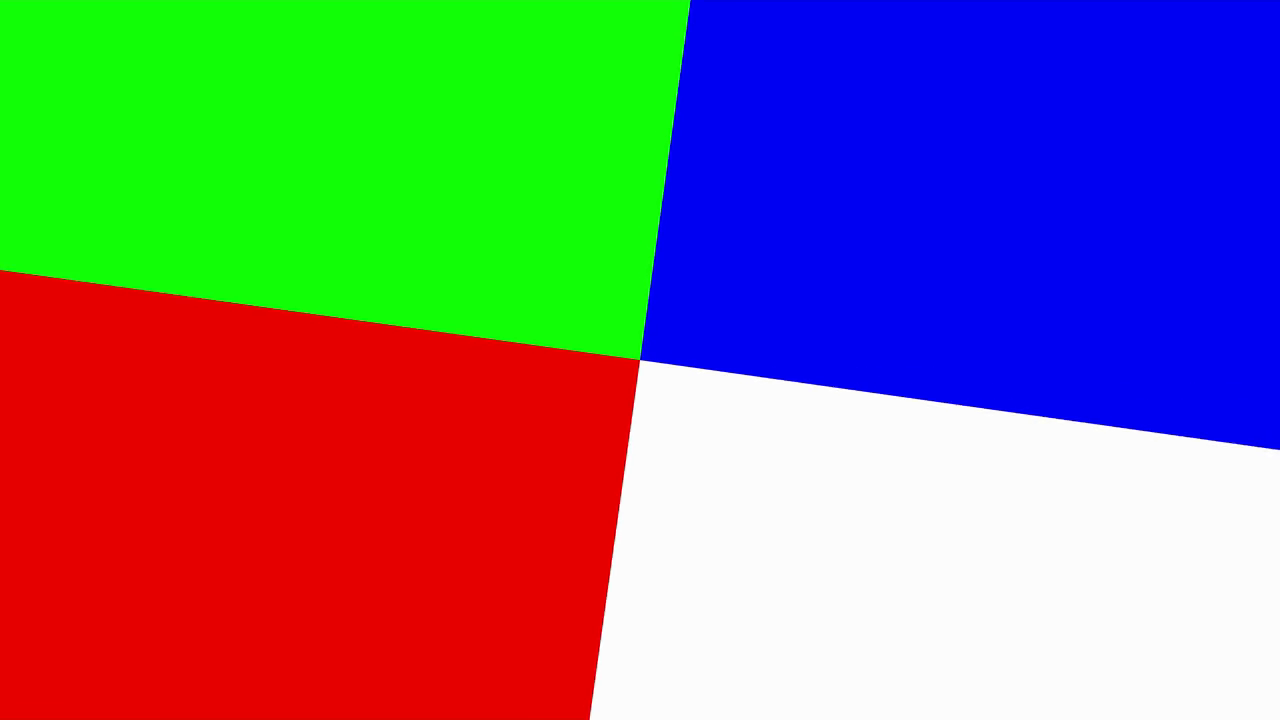
#> input picture frame 9 of Seminar1/videorec.mp4, 1280 x 720 px
$ jupyter execute VC_Seminar_01a_.ipynb
#> lines starting #> are read from the running program, lines starting #| are printed output that depends on the picture
# <span style="color:navy"> Seminar 01 </span>: <span style="color:green"> <b>Audio Coding</b> </span>
### Prepared by <b> Dr. Imran </b>

## <span style="color:navy"> <b>TASK:</b> Conversion of a Video to either R, G, or B </span>

### Introduction to the TASK
In this assignment, you will learn:
- How to convert an **RGB** video into purley **R**, **G** or **B** colors
- How to get single color data from a 3D array of a frame of the given RGB Video.

### Description of TASK
The task in this assignment is to use the given Video file named `videorec.mp4`, in the same directory as this jupyter notebook assignment file resides as your input Video File and convert this INPUT Video into *RED*, *GREEN* or *BLUE* **only**. The video file is a true RGB Video.
<span style="color:navy"> Note: The file is automatically selected, you don not need to define it as input while working in the script </span>

To start with the conversion of RGB video, update the given function (<span style="color:navy"> **def** </span> <span style="color:green"> **conversion():** </span>) to set or leave only one component such as *RED* or *GREEN* or *BLUE* (Reference to Lecture 2), while the others components should set to zero. (For example if you like to convert the input video to *RED*, select *GREEN=0* and *BLUE=0*)

<span style="color:navy"> **Notes:** The assignment is randomly assigned according to the Matriculation (Mtr.) Number, therefore, insert your Mtr. Number into first cell and run this cell. Once you insert your Mrt. Number and execute the next cell, you will see in the printout which color you are asked to produce.</span>

### Exapected
- In the Task, it is expected from students to complete the missing parts into the function, which is given in cell 3 with the name: <span style="color:navy"> **def** </span> <span style="color:green"> **conversion():** </span>. The function should write a video file with the name `output.mp4`.
<span style="color:navy"> Note: The `output.mp4` file will be automatically saved, you don not need to define it as output while working in the script </span>
- To complete the function (<span style="color:navy"> **def** </span> <span style="color:green"> **conversion():** </span>) given in cell-3, write your code below the commented line
<span style="color:#239090">=BEGIN-SOLUTION=</span>
and stop writting before the commented line
<span style="color:#239090">=END-SOLUTION= </span>
- <span style="color:red">Donot write your code before and after the mentioned lines and also DONOT delete these commented lines, otherwise you will fail the test. </span>
- <span style="color:navy"> Note: Keep in mind that `OpenCV` package in python uses the order of color as "**BGR**", hence becarefull while using the converntions.</span>

## <span style="color:green">Watch Given Input Video</span>
### <span style="color:navy">Run the cell below to watch Original Viedo.</span>

[cell 1]
from IPython.display import Video
Video("videorec.mp4", height=400, embed=True)

# <span style="color:navy"> START Your Solution </span>
### <span style="color:navy"> Step I: Enter your Student ID (Matrikel Number)
<span style="color:blue"> *NOTE: If you enter the wrong Matrikel Number you will fail the test.* </span>

[cell 2]
student_id = "65624"

# YOUR CODE HERE
#raise NotImplementedError()

<span style="color:blue"> *Run the Cell Below to See YOUR Attendence* </span>

[cell 3]
# Run the Cell

### <span style="color:navy"> Step II: Execute the Cell Below </span>
Now **RUN** the cell below in order to get which *Componente:* e.g. *RED* or *GREEN* or *BLUE* is asked to leave as it is. Which means the others remaining compnents must be set to zero.

[cell 4]
import numpy as np
import scipy.signal as sp
import cv2

print("Your Student ID:  ",    student_id)
seed=0
for c in student_id:
    seed+=ord(c)
np.random.seed(seed)
r=np.random.rand()
if r<1.0/3:
    color='R'
elif(r<2.0/3):
    color='G'
else:
    color='B'
print("You are expected to convert the video to the color:   ", color)

### <span style="color:navy"> Step III: Complete the Function </span>
After you get the color name from above as **R**, **G** or **B**, write your script in the cell below under the function named as <span style="color:navy"> **def** </span> <span style="color:green"> **conversion():** </span>, according to the instructions

<span style="color:red"> NOTE: Remove the ```raise NotImplementedError``` line otherwise you will fail the test. </span>

[cell 5]
def conversion():
    cap = cv2.VideoCapture('videorec.mp4')
    width  = int(cap.get(cv2.CAP_PROP_FRAME_WIDTH))   # float `width`
    height = int(cap.get(cv2.CAP_PROP_FRAME_HEIGHT))
    print("width=", width, "height=", height)
    fourcc = cv2.VideoWriter_fourcc(*'mp4v')
    #fps = int(cap.get(cv2.CAP_PROP_FPS))
    out = cv2.VideoWriter('output.mp4',fourcc, 20.0, (width,height))

    while(cap.isOpened()):
        ret, frame = cap.read()
#> frame is the input picture: shape (720, 1280, 3); mean B, G, R 124.6, 115.7, 123.6
        if ret==0:
            break

        # YOUR CODE HERE
        green_channel = np.zeros_like(frame)
        green_channel[:,:,1] = frame[:,:,1]
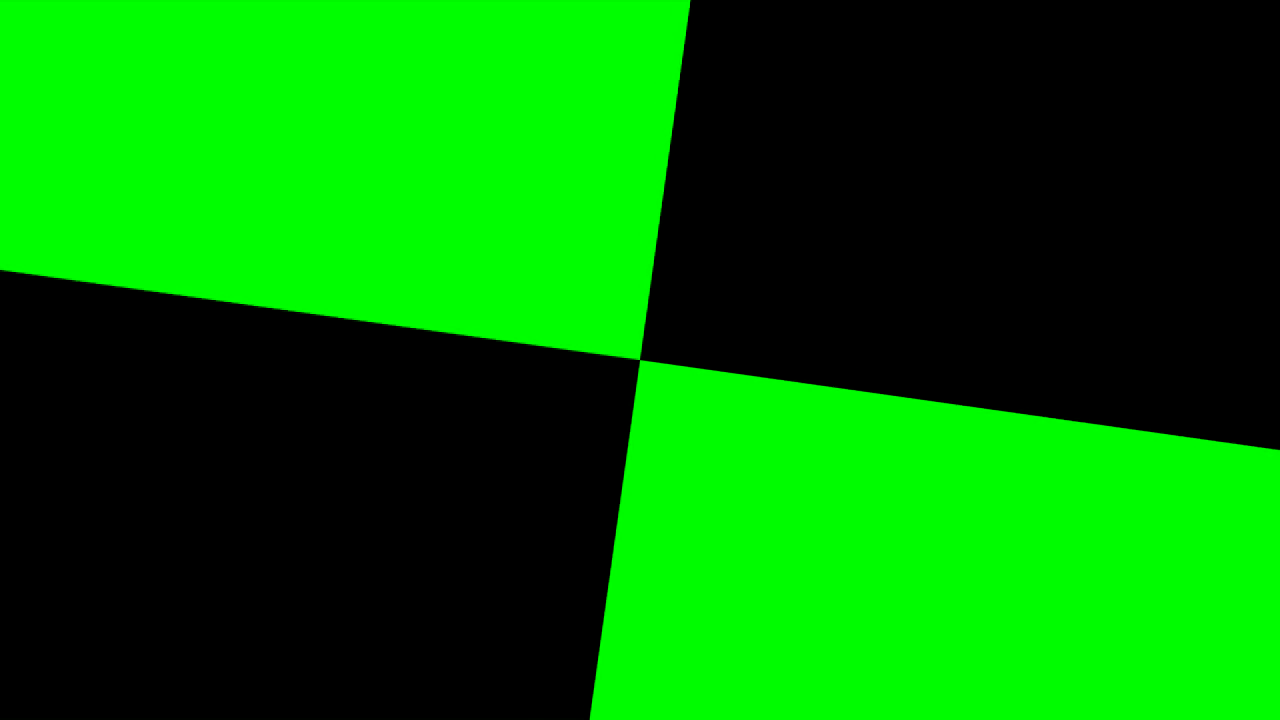
#> green_channel: shape (720, 1280, 3); mean B, G, R 0, 115.7, 0

        #raise NotImplementedError()

        ### End Code here
        #
        out.write(green_channel)
    print("output.mp4 completed")
    cap.release()
    out.release()
    return


$ run again, starting later in the video
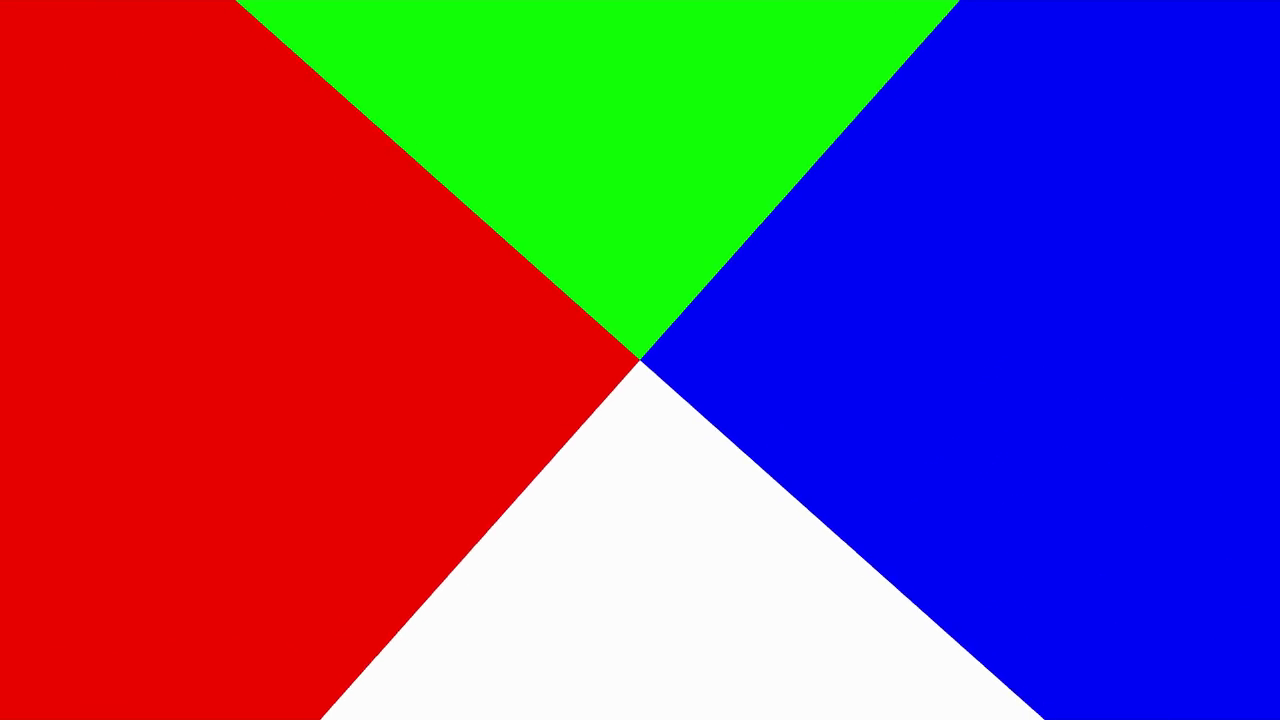
#> input picture frame 44 of Seminar1/videorec.mp4, 1280 x 720 px
#> in conversion, frame is the input picture: shape (720, 1280, 3); mean B, G, R 123.3, 71.6, 120.2
#> in conversion, `green_channel[:,:,1] = frame[:,:,1]`:
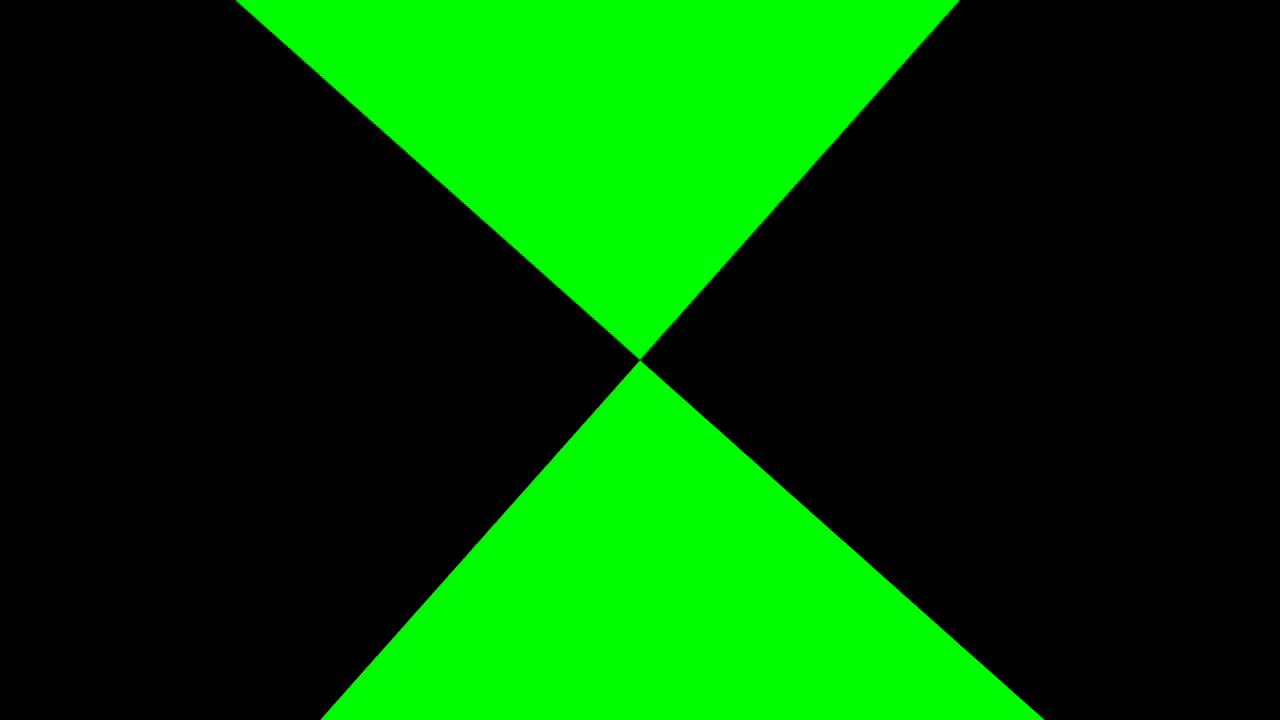
#> green_channel: shape (720, 1280, 3); mean B, G, R 0, 71.6, 0

$ run again, starting later in the video
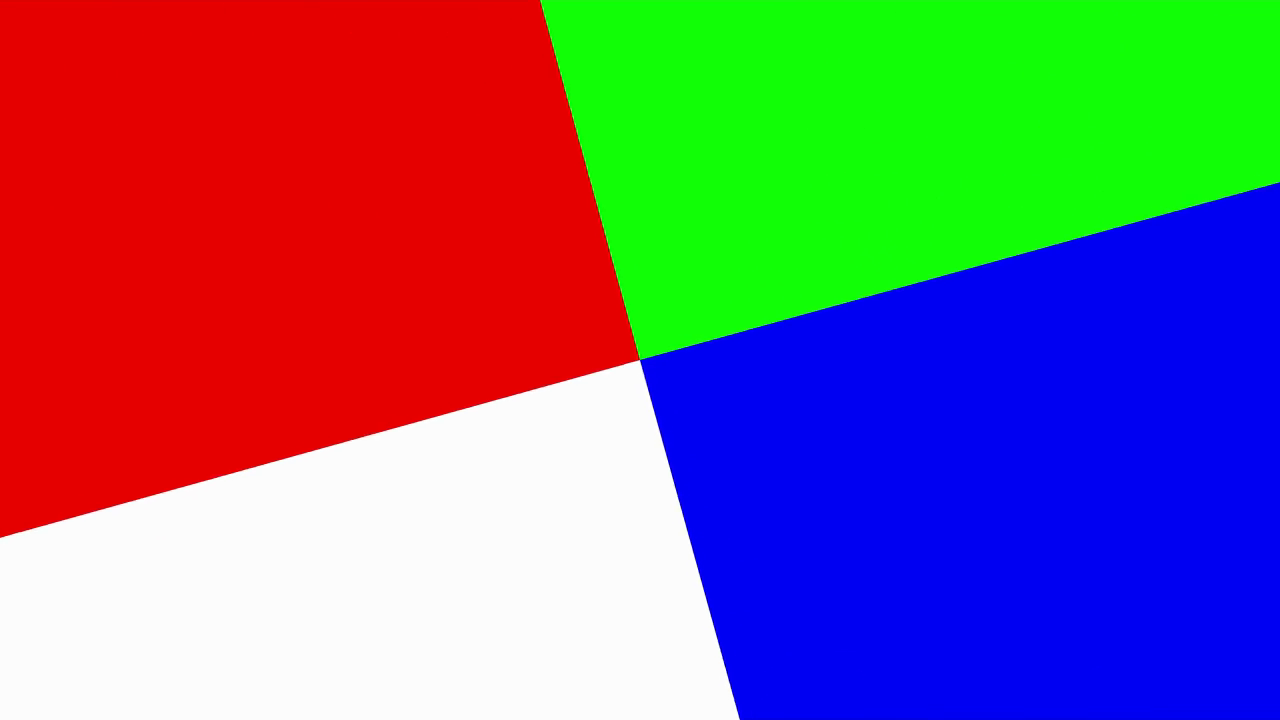
#> input picture frame 78 of Seminar1/videorec.mp4, 1280 x 720 px
#> in conversion, frame is the input picture: shape (720, 1280, 3); mean B, G, R 124.3, 105.1, 122.8
#> in conversion, `green_channel[:,:,1] = frame[:,:,1]`:
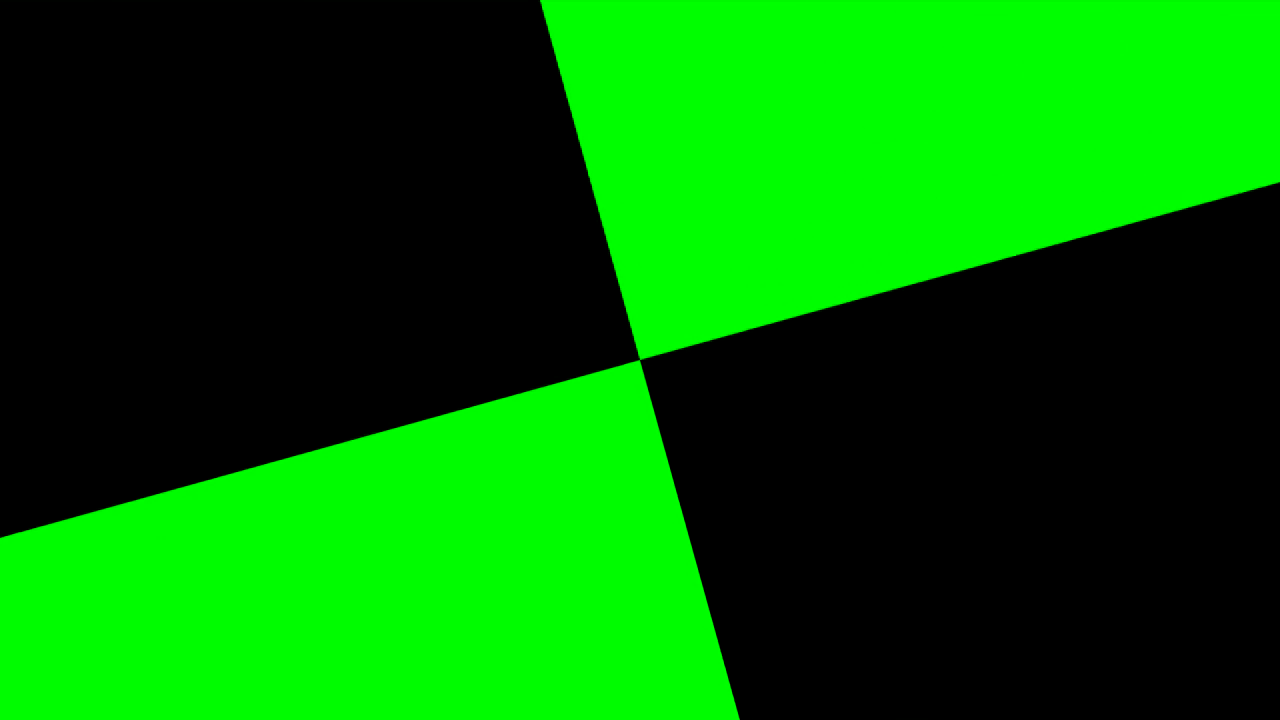
#> green_channel: shape (720, 1280, 3); mean B, G, R 0, 105.1, 0
